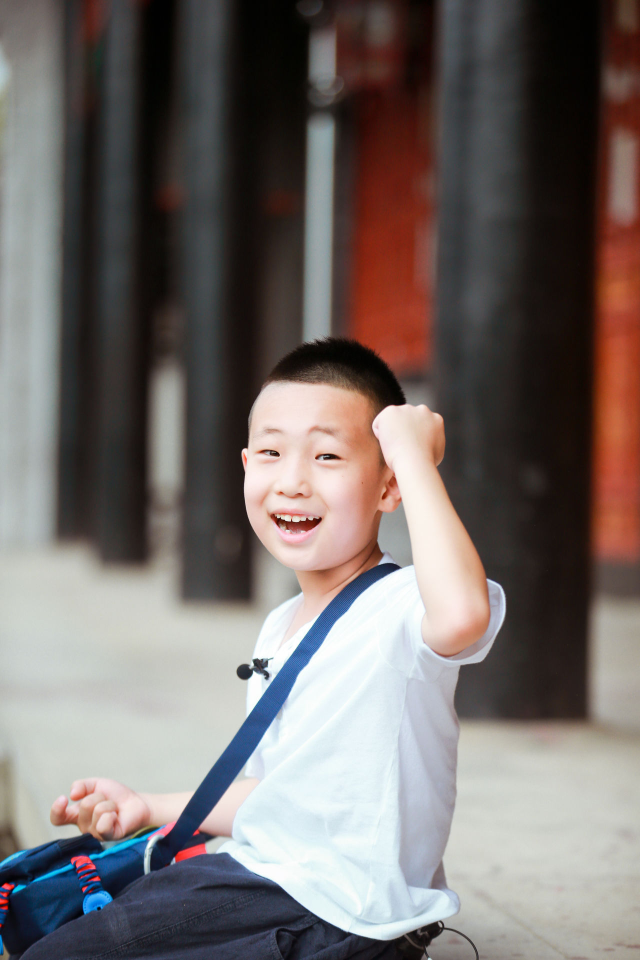
#> input picture photo-fading/images/test1.jpg, 1280 x 1920 px, found by its file name (shown at 1/2 size)
$ python test_face_detect.py
#> lines starting #> are read from the running program, lines starting #| are printed output that depends on the picture; after the words box and inside, x2 and y2 are one past the last pixel; in counts of white or black regions, pixels touching at a corner belong together
import cv2

face_img = cv2.imread('./test1.jpg')
#> face_img is the input picture: shape (1920, 1280, 3); mean B, G, R 105.9, 108.4, 116.4

# cv face detection.
# caution!! downloaded xml from github  (about 8 MB) is invalid.
# face_cascade = cv2.CascadeClassifier('/home/albert/.local/lib/python3.5/site-packages/cv2/data/haarcascade_frontalface_default.xml')
face_cascade = cv2.CascadeClassifier('./haarcascade_frontalface_default.xml')
gray = cv2.cvtColor(face_img, cv2.COLOR_BGR2GRAY)
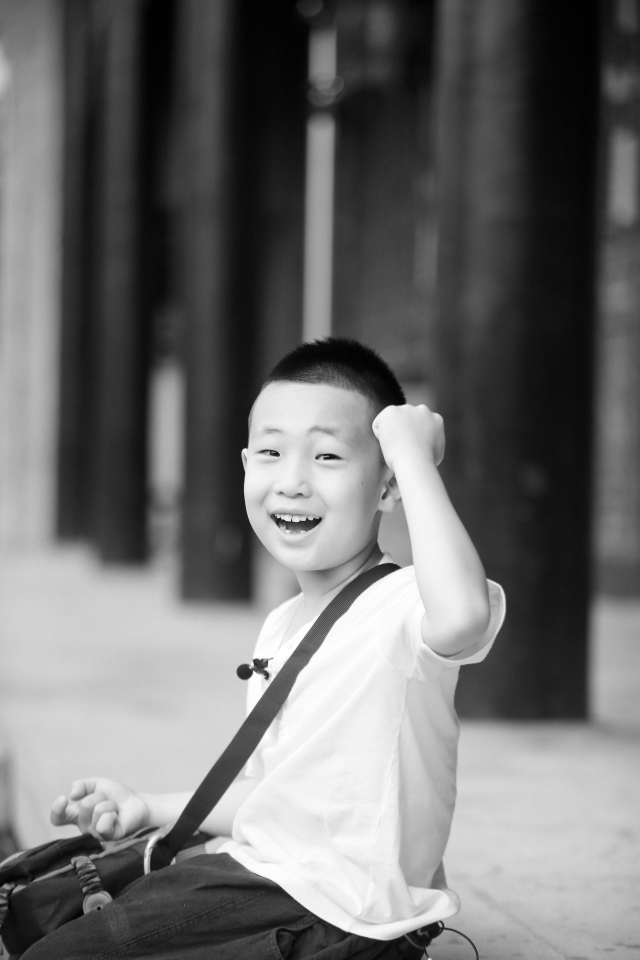
#> gray: shape (1920, 1280) (shown at 1/2 size); min 0, max 255, mean 110.5

faces = face_cascade.detectMultiScale(
    gray,
    scaleFactor=1.15,
    minNeighbors=5,
    minSize=(5,5)
)
#> faces = [[432, 781, 321, 321]]

print('detect result: {}'.format(faces))
#| detect result: [[432 781 321 321]]

for (x, y, w, h) in faces:
    cv2.rectangle(face_img, (x, y), (x+w, y+h), (0, 0, 255), 2)
#> this loop made 1 pass
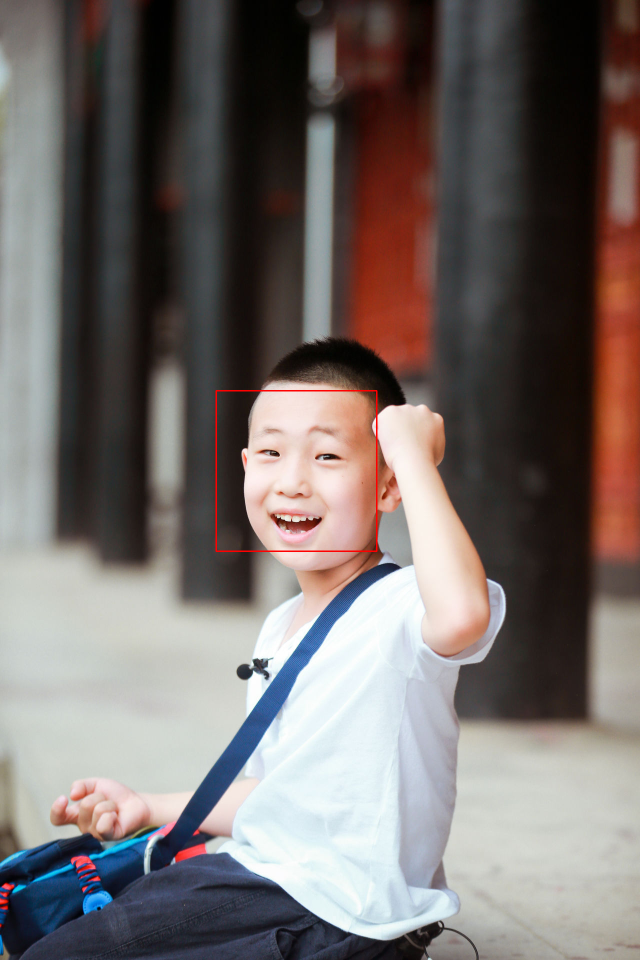
#> face_img: shape (1920, 1280, 3) (shown at 1/2 size); 0.16% of pixels changed, all inside (x1, y1, x2, y2) = (431, 780, 755, 1104)

face_img = cv2.resize(face_img, (int(face_img.shape[1] / 2), int(face_img.shape[0] / 2)))
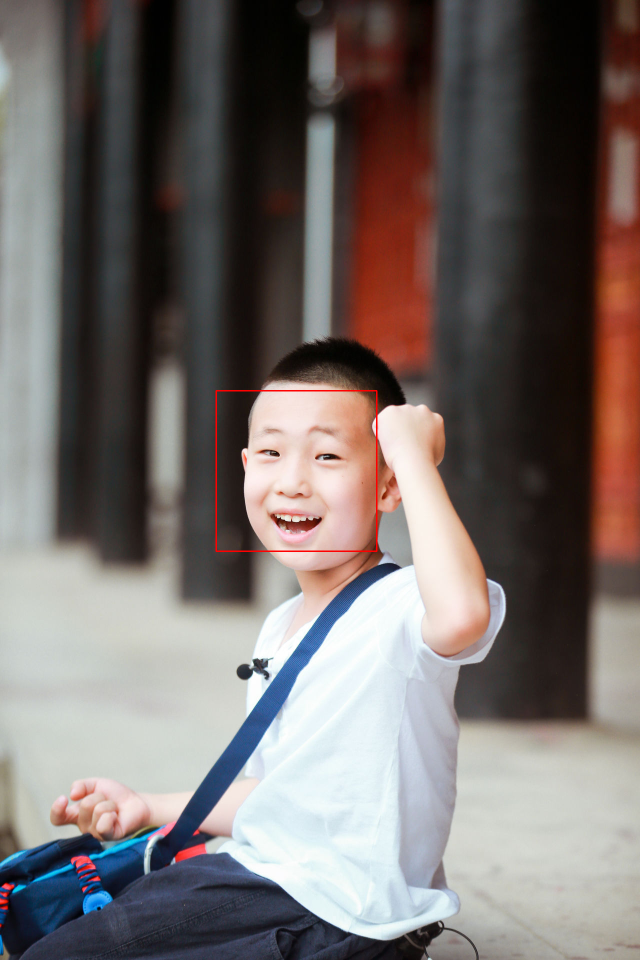
#> face_img: shape (960, 640, 3); mean B, G, R 105.9, 108.4, 116.7
cv2.imshow('detect_result', face_img)
cv2.waitKey(0)

$ run again, with photo-fading/images/test4.jpg copied over photo-fading/images/test1.jpg
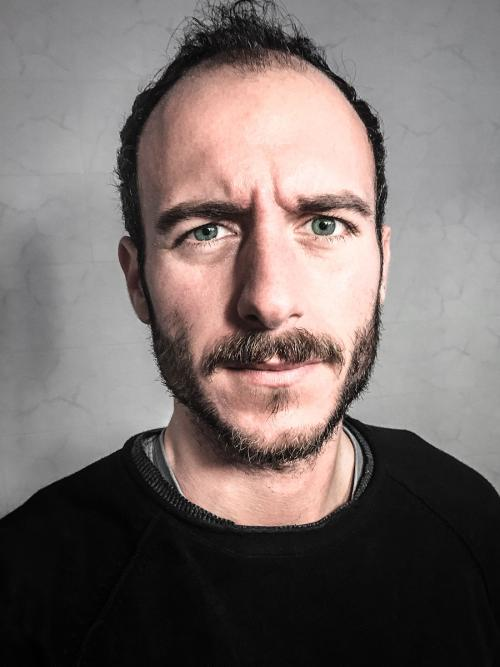
#> input picture photo-fading/images/test4.jpg, 500 x 667 px, found by its file name
#> face_img is the input picture: shape (667, 500, 3); mean B, G, R 106.2, 108.6, 118.8
#> `gray = cv2.cvtColor(face_img, cv2.COLOR_BGR2GRAY)`:
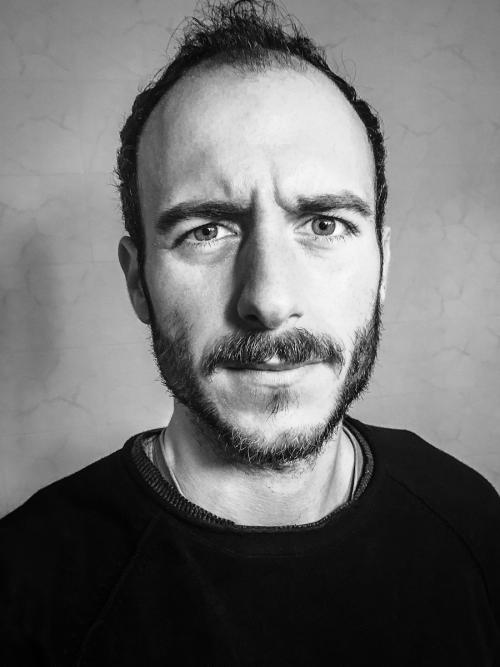
#> gray: shape (667, 500); min 0, max 254, mean 111.4
#> faces = [[99, 94, 334, 334]]
#| detect result: [[ 99  94 334 334]]
#> the loop `for (x, y, w, h) in faces:` made 1 pass
#> `face_img = cv2.resize(face_img, (int(face_img.shape[1] / 2), int(face_..`:
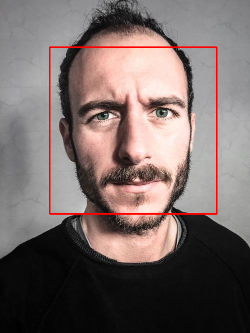
#> face_img: shape (333, 250, 3); mean B, G, R 104.1, 106.5, 119.9
